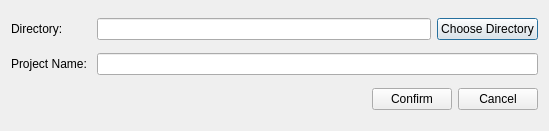
<?xml version="1.0" encoding="UTF-8"?>
<ui version="4.0">
 <class>create_project_dialog</class>
 <widget class="QDialog" name="create_project_dialog">
  <property name="geometry">
   <rect>
    <x>0</x>
    <y>0</y>
    <width>549</width>
    <height>131</height>
   </rect>
  </property>
  <property name="windowTitle">
   <string>Dialog</string>
  </property>
  <layout class="QVBoxLayout" name="verticalLayout">
   <item>
    <layout class="QHBoxLayout" name="horizontalLayout">
     <item>
      <widget class="QLabel" name="label">
       <property name="minimumSize">
        <size>
         <width>80</width>
         <height>0</height>
        </size>
       </property>
       <property name="text">
        <string>Directory:</string>
       </property>
      </widget>
     </item>
     <item>
      <widget class="QLineEdit" name="directory_line_edit"/>
     </item>
     <item>
      <widget class="QPushButton" name="directory_button">
       <property name="text">
        <string>Choose Directory</string>
       </property>
      </widget>
     </item>
    </layout>
   </item>
   <item>
    <layout class="QHBoxLayout" name="horizontalLayout_2">
     <item>
      <widget class="QLabel" name="label_2">
       <property name="minimumSize">
        <size>
         <width>80</width>
         <height>0</height>
        </size>
       </property>
       <property name="text">
        <string>Project Name:</string>
       </property>
      </widget>
     </item>
     <item>
      <widget class="QLineEdit" name="project_name_line_edit"/>
     </item>
    </layout>
   </item>
   <item>
    <layout class="QHBoxLayout" name="horizontalLayout_3">
     <item>
      <spacer name="horizontalSpacer">
       <property name="orientation">
        <enum>Qt::Horizontal</enum>
       </property>
       <property name="sizeHint" stdset="0">
        <size>
         <width>40</width>
         <height>20</height>
        </size>
       </property>
      </spacer>
     </item>
     <item>
      <widget class="QPushButton" name="confirm_button">
       <property name="text">
        <string>Confirm</string>
       </property>
      </widget>
     </item>
     <item>
      <widget class="QPushButton" name="cancel_button">
       <property name="text">
        <string>Cancel</string>
       </property>
      </widget>
     </item>
    </layout>
   </item>
  </layout>
 </widget>
 <resources/>
 <connections/>
</ui>
